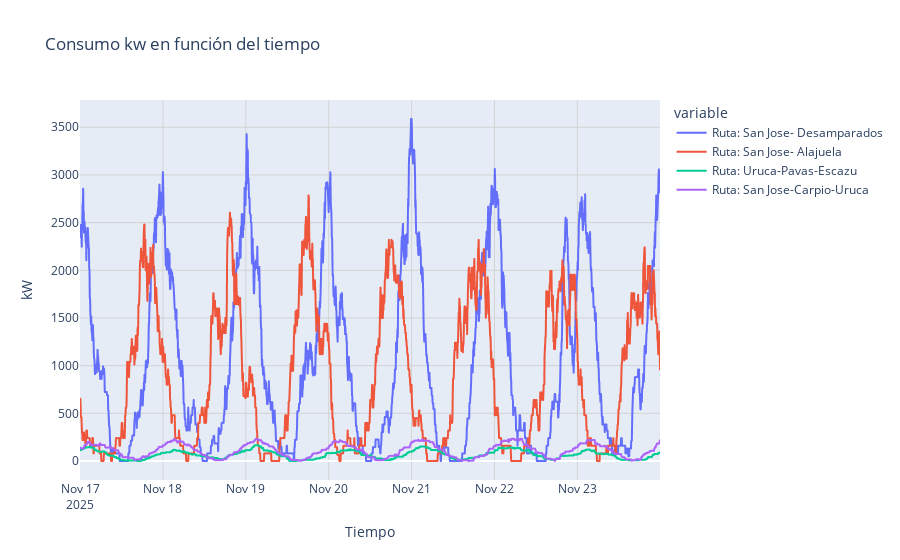

Notebook source saved alongside this figure:
### Code cell
fig = px.line(df, x="t_stamp", y=df.columns.drop(["t_stamp", "Consumo total (kW)"]), title="Consumo kw en función del tiempo")
fig.update_layout(

    xaxis_title="Tiempo",
    yaxis_title="kW",


    xaxis=dict(showgrid=True, gridcolor="lightgray"),
    yaxis=dict(showgrid=True, gridcolor="lightgray")
)
fig.show()

### Figure 1 — Plotly figure (JSON) as saved in the notebook; plotly's stock layout.template omitted (floating-point values rounded to 4 significant figures; data arrays with more than 128 entries replaced by an {"elided": "..."} marker saying what was removed)
{"data": [{"hovertemplate": "variable=Ruta: San Jose- Desamparados<br>t_stamp=%{x}<br>value=%{y}<extra></extra>", "legendgroup": "Ruta: San Jose- Desamparados", "line": {"color": "#636efa", "dash": "solid"}, "marker": {"symbol": "circle"}, "mode": "lines", "name": "Ruta: San Jose- Desamparados", "showlegend": true, "type": "scattergl", "x": {"elided": "2016 str values"}, "xaxis": "x", "y": {"elided": "2016 float values"}, "yaxis": "y"}, {"hovertemplate": "variable=Ruta: San Jose- Alajuela<br>t_stamp=%{x}<br>value=%{y}<extra></extra>", "legendgroup": "Ruta: San Jose- Alajuela", "line": {"color": "#EF553B", "dash": "solid"}, "marker": {"symbol": "circle"}, "mode": "lines", "name": "Ruta: San Jose- Alajuela", "showlegend": true, "type": "scattergl", "x": {"elided": "2016 str values"}, "xaxis": "x", "y": {"elided": "2016 float values"}, "yaxis": "y"}, {"hovertemplate": "variable=Ruta: Uruca-Pavas-Escazu<br>t_stamp=%{x}<br>value=%{y}<extra></extra>", "legendgroup": "Ruta: Uruca-Pavas-Escazu", "line": {"color": "#00cc96", "dash": "solid"}, "marker": {"symbol": "circle"}, "mode": "lines", "name": "Ruta: Uruca-Pavas-Escazu", "showlegend": true, "type": "scattergl", "x": {"elided": "2016 str values"}, "xaxis": "x", "y": {"elided": "2016 float values"}, "yaxis": "y"}, {"hovertemplate": "variable=Ruta: San Jose-Carpio-Uruca<br>t_stamp=%{x}<br>value=%{y}<extra></extra>", "legendgroup": "Ruta: San Jose-Carpio-Uruca", "line": {"color": "#ab63fa", "dash": "solid"}, "marker": {"symbol": "circle"}, "mode": "lines", "name": "Ruta: San Jose-Carpio-Uruca", "showlegend": true, "type": "scattergl", "x": {"elided": "2016 str values"}, "xaxis": "x", "y": {"elided": "2016 float values"}, "yaxis": "y"}], "layout": {"legend": {"title": {"text": "variable"}, "tracegroupgap": 0}, "title": {"text": "Consumo kw en función del tiempo"}, "xaxis": {"anchor": "y", "domain": [0, 1], "gridcolor": "lightgray", "showgrid": true, "title": {"text": "Tiempo"}}, "yaxis": {"anchor": "x", "domain": [0, 1], "gridcolor": "lightgray", "showgrid": true, "title": {"text": "kW"}}}}
